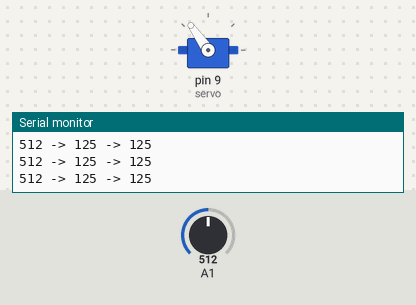
Simulated run of this sketch. Board: Arduino Uno, built with avr-gcc and run on an emulated ATmega328P. On the bench: servo, the last lines printed to the serial monitor. The inputs (shaded band) are chosen by the test bench; at power-on: A1 = 512.

Above: at 1.2 s.
1.3 s: A1 set to 716
At 2.4 s:
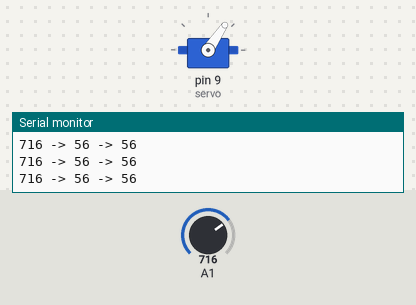
2.8 s: A1 set to 900
At 4.0 s:
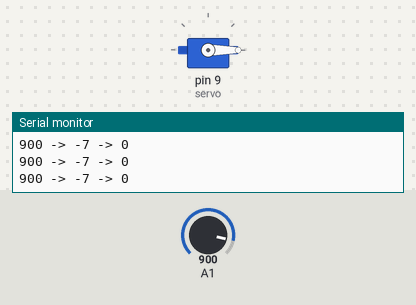
4.3 s: A1 set to 306
At 5.5 s:
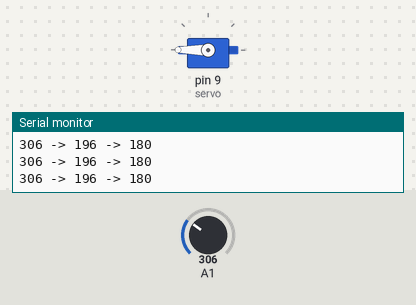
5.8 s: A1 set to 1023
At 7.0 s:
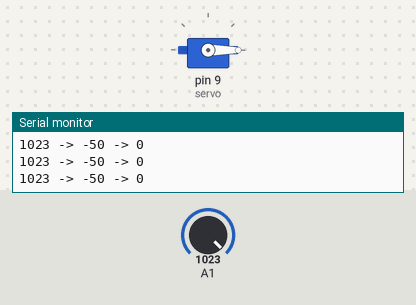
7.3 s: A1 set to 122
At 8.7 s:
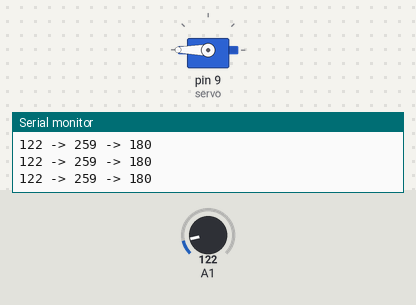
Timing chart, 0 to 9.8 s (numbered marks = the images above; inputs shaded):
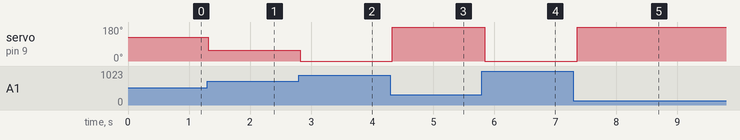

The sketch:

6_servo_sterowane_iloscia_swiatla.ino
```cpp
#include <Servo.h>
Servo servo;

void setup() {
  servo.attach(9); // PWM

  pinMode(A1, INPUT_PULLUP);
  Serial.begin(9600);
}

void loop() {

  int jasnosc = map( analogRead(A1), 0, 1023, 300, -50);
  int c = constrain(jasnosc, 0, 180);
  servo.write(c);

  Serial.print( analogRead(A1) );
  Serial.print( " -> ");
  Serial.print(jasnosc);
  Serial.print( " -> ");
  Serial.println(c);

  delay(100);
}
```

Measured:
- after the input at 1.3 s, servo on pin 9 (servo): 125° → 56° at once
- after the input at 2.8 s, servo on pin 9 (servo): 56° → 0° at once
- after the input at 4.3 s, servo on pin 9 (servo): 0° → 180° at once
- after the input at 5.8 s, servo on pin 9 (servo): 180° → 0° after 0.05 s
- after the input at 7.3 s, servo on pin 9 (servo): 0° → 180° after 0.06 s
